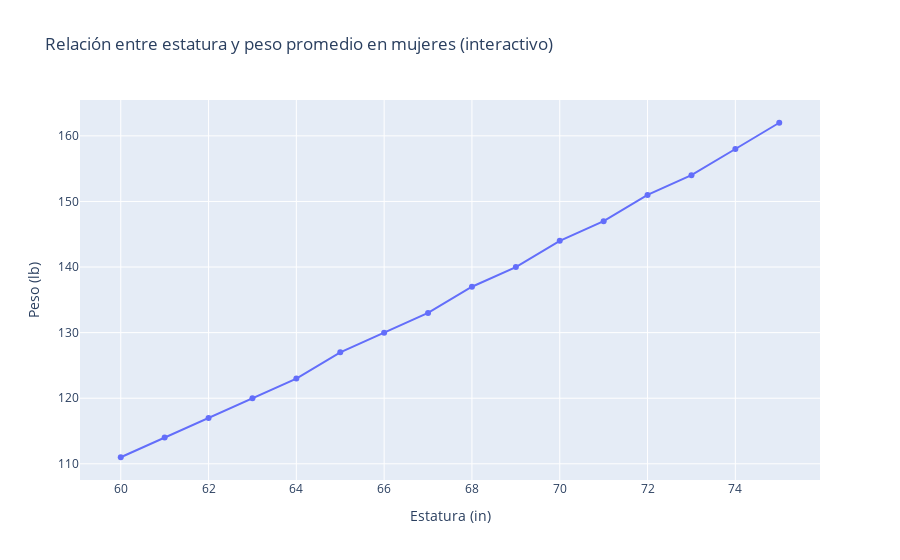

Notebook code for this chart:
### Markdown cell above
# Guía Didáctica en Python

### Code cell
import pandas as pd
import numpy as np
import matplotlib.pyplot as plt
import plotly.express as px

# 1. Definir la función de usuario
def peso_mujer(h):
    """
    Calcula el peso promedio W (en libras) para mujeres,
    dada una estatura h en pulgadas.
    Fórmula: W = 0.1049 * h^1.7
    """
    return 0.1049 * (h ** 1.7)

# 2. Construir el rango de estaturas (60 a 75 pulgadas)
estaturas = np.arange(60, 76)

# 3. Calcular los pesos redondeados a la libra más cercana
pesos = [round(peso_mujer(h)) for h in estaturas]

# 4. Crear un DataFrame de Pandas
df = pd.DataFrame({
    "Estatura (pulgadas)": estaturas,
    "Peso (libras)": pesos
})

print("📋 Tabla de pesos promedio en mujeres según estatura:\n")
print(df)

# 5. Visualización con Matplotlib
plt.figure(figsize=(8,5))
plt.plot(df["Estatura (pulgadas)"], df["Peso (libras)"], marker="o", linestyle="-", color="purple")
plt.title("Relación entre estatura y peso promedio en mujeres")
plt.xlabel("Estatura (pulgadas)")
plt.ylabel("Peso (libras)")
plt.grid(True)
plt.show()

# 6. Visualización interactiva con Plotly
fig = px.line(df, x="Estatura (pulgadas)", y="Peso (libras)", markers=True,
              title="Relación entre estatura y peso promedio en mujeres (interactivo)",
              labels={"Estatura (pulgadas)": "Estatura (in)", "Peso (libras)": "Peso (lb)"})
fig.show()

### Figure 1 — Plotly figure (JSON) as saved in the notebook; plotly's stock layout.template omitted (floating-point values rounded to 4 significant figures)
{"data": [{"hovertemplate": "Estatura (in)=%{x}<br>Peso (lb)=%{y}<extra></extra>", "legendgroup": "", "line": {"color": "#636efa", "dash": "solid"}, "marker": {"symbol": "circle"}, "mode": "lines+markers", "name": "", "orientation": "v", "showlegend": false, "type": "scatter", "x": [60, 61, 62, 63, 64, 65, 66, 67, 68, 69, 70, 71, 72, 73, 74, 75], "xaxis": "x", "y": [111, 114, 117, 120, 123, 127, 130, 133, 137, 140, 144, 147, 151, 154, 158, 162], "yaxis": "y"}], "layout": {"legend": {"tracegroupgap": 0}, "title": {"text": "Relación entre estatura y peso promedio en mujeres (interactivo)"}, "xaxis": {"anchor": "y", "domain": [0, 1], "title": {"text": "Estatura (in)"}}, "yaxis": {"anchor": "x", "domain": [0, 1], "title": {"text": "Peso (lb)"}}}}
